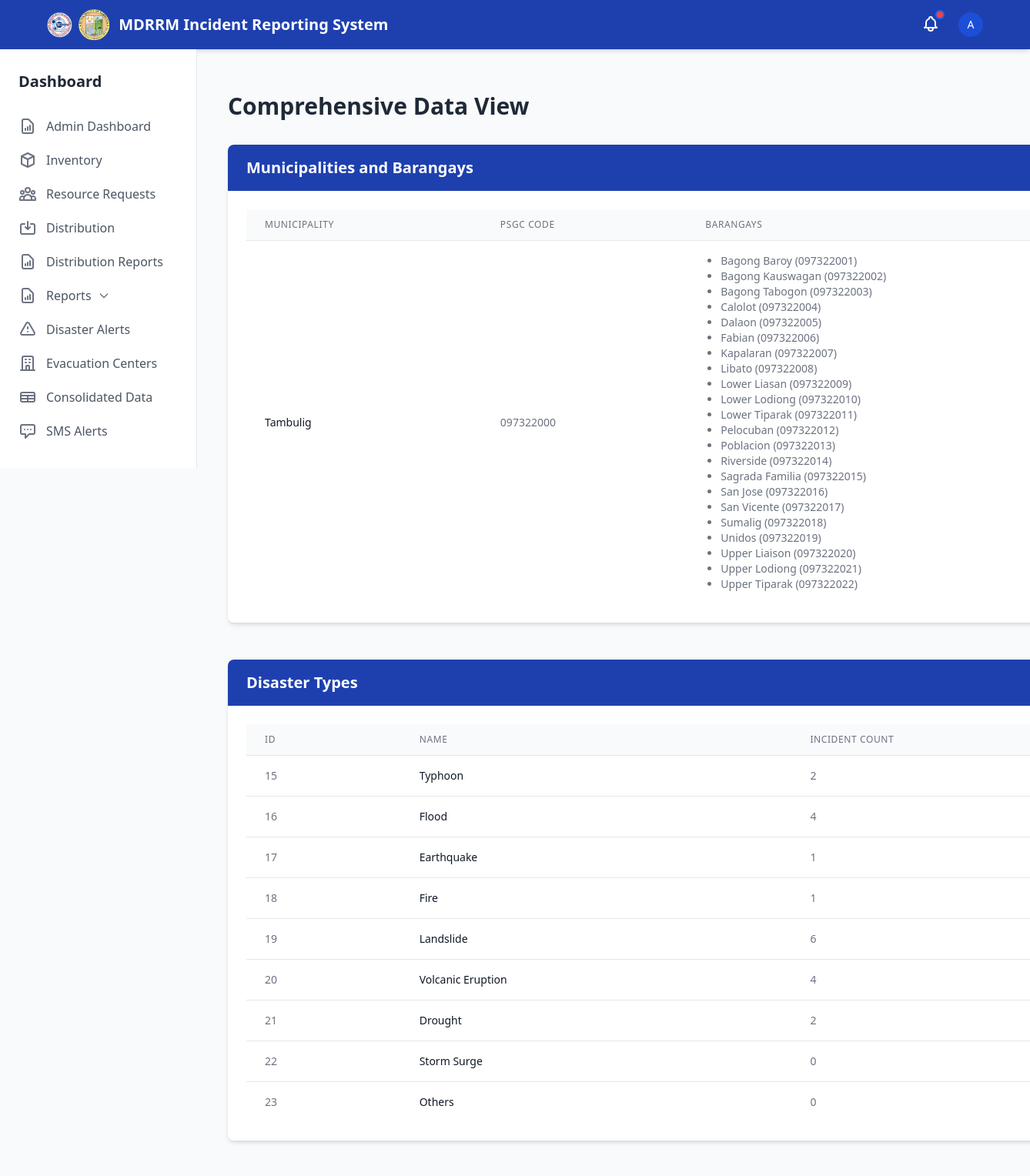
/comprehensive-data/ (signed in, upper part), run on the app's committed database.
### disaster_aid/models.py (models this page shows, shortened)
class Municipality(models.Model):
    name = models.CharField(max_length=100)
    psgc_code = models.CharField(max_length=20, unique=True)
    class Meta:
        verbose_name_plural = "Municipalities"

class Barangay(models.Model):
    name = models.CharField(max_length=100)
    psgc_code = models.CharField(max_length=20, unique=True)
    municipality = models.ForeignKey(Municipality, on_delete=models.CASCADE, related_name='barangays')
    class Meta:
        verbose_name_plural = "Barangays"
        ordering = ['name']

class DisasterType(models.Model):
    name = models.CharField(max_length=100)

### disaster_aid/views.py (the view)
# urls.py: path('comprehensive-data/', comprehensive_view, name='comprehensive_view'),
@login_required
def comprehensive_view(request):
    if not request.user.is_staff:
        messages.error(request, "You do not have permission to access this page.")
        return redirect('dashboard')
    municipalities = Municipality.objects.all().prefetch_related('barangays')
    disaster_types = DisasterType.objects.all()
    distribution_types = DistributionType.objects.all().select_related('inventory')
    evacuation_centers = EvacuationCenter.objects.all().select_related('barangay', 'manager')
    incidents = IncidentReport.objects.all().select_related('reporter', 'disaster_type', 'barangay')
    alerts = DisasterAlert.objects.all().select_related('created_by')
    context = {
        'municipalities': municipalities,
        'disaster_types': disaster_types,
        'distribution_types': distribution_types,
        'evacuation_centers': evacuation_centers,
        'incidents': incidents,
        'alerts': alerts,
    }
    return render(request, 'admin/comprehensive_view.html', context)

### templates/admin/comprehensive_view.html (shortened to what this page needs)
{% extends 'base.html' %}
{% block content %}
<div class="container mx-auto px-4 py-8">
    <h1 class="text-3xl font-bold mb-8 text-gray-800">Comprehensive Data View</h1>
    <div class="mb-12 bg-white rounded-lg shadow-md overflow-hidden">
        <div class="px-6 py-4 bg-primary text-white">
            <h2 class="text-xl font-semibold">Municipalities and Barangays</h2>
        </div>
        <div class="p-6">
            <div class="overflow-x-auto">
                <table class="min-w-full divide-y divide-gray-200">
                    <thead class="bg-gray-50">
                        <tr>
                            <th scope="col" class="px-6 py-3 text-left text-xs font-medium text-gray-500 uppercase tracking-wider">Municipality</th>
                            <th scope="col" class="px-6 py-3 text-left text-xs font-medium text-gray-500 uppercase tracking-wider">PSGC Code</th>
                            <th scope="col" class="px-6 py-3 text-left text-xs font-medium text-gray-500 uppercase tracking-wider">Barangays</th>
                        </tr>
                    </thead>
                    <tbody class="bg-white divide-y divide-gray-200">
                        {% for municipality in municipalities %}
                        <tr>
                            <td class="px-6 py-4 whitespace-nowrap">
                                <div class="text-sm font-medium text-gray-900">{{ municipality.name }}</div>
                            </td>
                            <td class="px-6 py-4 whitespace-nowrap">
                                <div class="text-sm text-gray-500">{{ municipality.psgc_code }}</div>
                            </td>
                            <td class="px-6 py-4">
                                <div class="text-sm text-gray-500">
                                    <ul class="list-disc pl-5">
                                        {% for barangay in municipality.barangays.all %}
                                        <li>{{ barangay.name }} ({{ barangay.psgc_code }})</li>
                                        {% endfor %}
                                    </ul>
                                </div>
                            </td>
                        </tr>
                        {% empty %}
                        <tr>
                            <td colspan="3" class="px-6 py-4 text-center text-sm text-gray-500">No municipalities found</td>
                        </tr>
                        {% endfor %}
                    </tbody>
                </table>
            </div>
        </div>
    </div>
    <div class="mb-12 bg-white rounded-lg shadow-md overflow-hidden">
        <div class="px-6 py-4 bg-primary text-white">
            <h2 class="text-xl font-semibold">Disaster Types</h2>
        </div>
        <div class="p-6">
            <div class="overflow-x-auto">
                <table class="min-w-full divide-y divide-gray-200">
                    <thead class="bg-gray-50">
                        <tr>
                            <th scope="col" class="px-6 py-3 text-left text-xs font-medium text-gray-500 uppercase tracking-wider">ID</th>
                            <th scope="col" class="px-6 py-3 text-left text-xs font-medium text-gray-500 uppercase tracking-wider">Name</th>
                            <th scope="col" class="px-6 py-3 text-left text-xs font-medium text-gray-500 uppercase tracking-wider">Incident Count</th>
                        </tr>
                    </thead>
                    <tbody class="bg-white divide-y divide-gray-200">
                        {% for disaster_type in disaster_types %}
                        <tr>
                            <td class="px-6 py-4 whitespace-nowrap">
                                <div class="text-sm text-gray-500">{{ disaster_type.id }}</div>
                            </td>
                            <td class="px-6 py-4 whitespace-nowrap">
                                <div class="text-sm font-medium text-gray-900">{{ disaster_type.name }}</div>
                            </td>
                            <td class="px-6 py-4 whitespace-nowrap">
                                <div class="text-sm text-gray-500">{{ disaster_type.incidentreport_set.count }}</div>
                            </td>
                        </tr>
                        {% empty %}
                        <tr>
                            <td colspan="3" class="px-6 py-4 text-center text-sm text-gray-500">No disaster types found</td>
                        </tr>
                        {% endfor %}
                    </tbody>
                </table>
            </div>
        </div>
    </div>
</div>
{% endblock %}

### templates/components/navbar.html (shortened to what this page needs)
<nav class="bg-primary text-white shadow-md" x-data="{ mobileMenuOpen: false }">
    <div class="max-w-7xl mx-auto px-4 sm:px-6 lg:px-8">
        <div class="flex justify-between h-16">
            <div class="flex">
                <div class="flex-shrink-0 flex items-center space-x-3">
                    <div class="flex items-center space-x-2">
                        <img src="/static/logo/mdrrmc_logo.png" alt="MDRRMC Logo" class="h-10 w-auto">
                        <img src="/static/logo/lgu_logo.png" alt="LGU Logo" class="h-10 w-auto">
                    </div>
                    <a href="{% url 'home' %}" class="font-bold text-xl">MDRRM Incident Reporting System</a>
                </div>
            </div>
            <div class="flex items-center">
                {% include 'components/notifications.html' %}
                {% if user.is_authenticated %}
                <div class="ml-3 relative" x-data="{ open: false }">
                    <div class="flex items-center">
                        <button @click="open = !open" class="flex text-sm rounded-full focus:outline-none focus:ring-2 focus:ring-offset-2 focus:ring-offset-blue-800 focus:ring-white">
                            {% if user.reporterprofile.profile_image %}
                            <img class="h-8 w-8 rounded-full object-cover" src="{{ user.reporterprofile.profile_image.url }}" alt="{{ user.username }}">
                            {% else %}
                            <div class="h-8 w-8 rounded-full bg-blue-700 flex items-center justify-center">
                                <span class="text-sm font-medium">{{ user.username|first|upper }}</span>
                            </div>
                            {% endif %}
                        </button>
                    </div>
                </div>
                {% endif %}
            </div>
        </div>
    </div>
</nav>

### data on the page
Municipality: name "Tambulig", psgc_code "097322000"
Barangay: name "Bagong Baroy", psgc_code "097322001"
Barangay: name "Bagong Kauswagan", psgc_code "097322002"
Barangay: name "Bagong Tabogon", psgc_code "097322003"
Barangay: name "Calolot", psgc_code "097322004"
Barangay: name "Dalaon", psgc_code "097322005"
Barangay: name "Fabian", psgc_code "097322006"
Barangay: name "Kapalaran", psgc_code "097322007"
Barangay: name "Libato", psgc_code "097322008"
Barangay: name "Lower Liasan", psgc_code "097322009"
Barangay: name "Lower Lodiong", psgc_code "097322010"
Barangay: name "Lower Tiparak", psgc_code "097322011"
Barangay: name "Pelocuban", psgc_code "097322012"
Barangay: name "Poblacion", psgc_code "097322013"
Barangay: name "Riverside", psgc_code "097322014"
Barangay: name "Sagrada Familia", psgc_code "097322015"
Barangay: name "San Jose", psgc_code "097322016"
Barangay: name "San Vicente", psgc_code "097322017"
Barangay: name "Sumalig", psgc_code "097322018"
Barangay: name "Unidos", psgc_code "097322019"
Barangay: name "Upper Liaison", psgc_code "097322020"
Barangay: name "Upper Lodiong", psgc_code "097322021"
Barangay: name "Upper Tiparak", psgc_code "097322022"
DisasterType: id "15", name "Typhoon", incidentreport_set.count "2"
DisasterType: id "16", name "Flood", incidentreport_set.count "4"
DisasterType: id "17", name "Earthquake", incidentreport_set.count "1"
DisasterType: id "18", name "Fire", incidentreport_set.count "1"
DisasterType: id "19", name "Landslide", incidentreport_set.count "6"
DisasterType: id "20", name "Volcanic Eruption", incidentreport_set.count "4"
DisasterType: id "21", name "Drought", incidentreport_set.count "2"
DisasterType: id "22", name "Storm Surge", incidentreport_set.count "0"
DisasterType: id "23", name "Others", incidentreport_set.count "0"

### other printed values
{{ user.username|first|upper }} "A"
